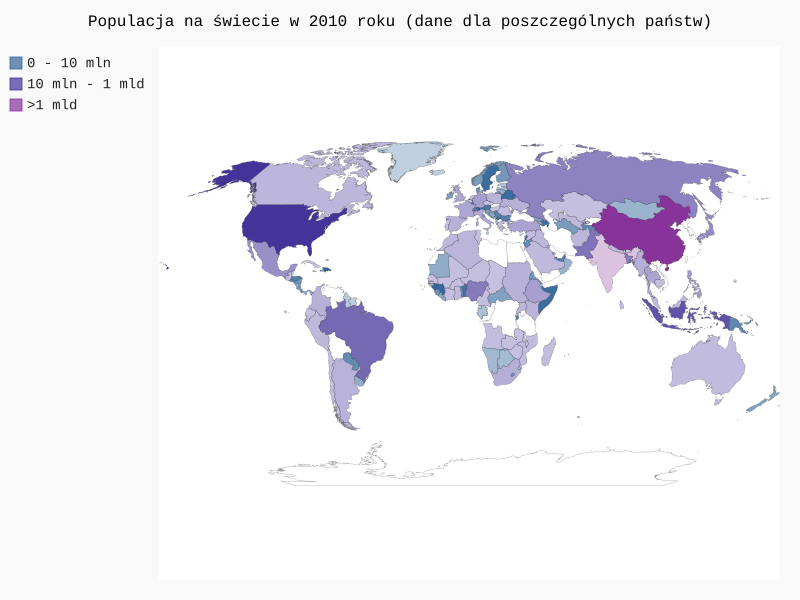

This figure's Python source:
import json
from country_codes import get_country_code
from pygal.maps.world import World
from pygal.style import RotateStyle


# Wczytanie danych i umieszczenie ich na liście.
filename = 'population_data.json'
with open(filename) as f:
    pop_data = json.load(f)

# Utworzenie słownika danych dotyczących populacji.
cc_populations = {}
for pop_dict in pop_data:
    if pop_dict['Year'] == '2010':
        country_name = pop_dict['Country Name']
        population = int(float(pop_dict['Value']))
        code = get_country_code(country_name)
        if code:
            cc_populations[code] = population

# Podzielenie państw na trzy grupy według liczebności populacji..
cc_pops_1, cc_pops_2, cc_pops_3 = {}, {}, {}
for cc, pop in cc_populations.items():
    if pop < 10000000:
        cc_pops_1[cc] = pop
    elif pop < 1000000000:
        cc_pops_2[cc] = pop
    else:
        cc_pops_3[cc] = pop

# Wyświetlenie liczby państw w każdej z trzech grup.
print(len(cc_pops_1), len(cc_pops_2), len(cc_pops_3))


wm_style = RotateStyle('#336699')
wm = World(style=wm_style)
wm.force_uri_protocol = 'http'

wm.title = 'Populacja na świecie w 2010 roku (dane dla poszczególnych państw)'
wm.add('0 - 10 mln', cc_pops_1)
wm.add('10 mln - 1 mld', cc_pops_2)
wm.add('>1 mld', cc_pops_3)
wm.render_to_file('world_population.svg')
